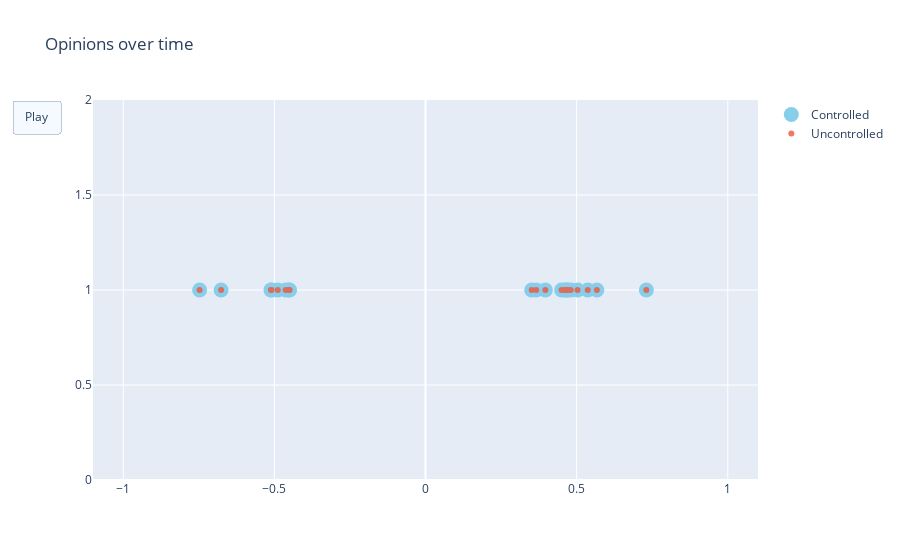

Source (notebook cell):
### Code cell
fig = go.Figure(
    data=[go.Scatter(x=c_xs[:, 0].flatten(), y=np.ones(eq.var_dim-1),
                         mode='markers',
                         name="Controlled", marker=dict(color='SkyBlue', size=15)),
         go.Scatter(x=uc_xs[:, 0].flatten(), y=np.ones(eq.var_dim-1),
                         mode='markers',
                         name="Uncontrolled", opacity=0.8)],
    layout=go.Layout(
        xaxis=dict(range=[-1.1, 1.1], autorange=False),
        yaxis=dict(range=[0, 2], autorange=False),
        title="Opinions over time",
        updatemenus=[dict(
            type="buttons",
            buttons=[dict(label="Play",
                          method="animate",
                          args=[None, {"frame": {"duration": 25, 
                                                                        "redraw": False},
                                                              "fromcurrent": True, 
                                                              "transition": {"duration": 0.1}}])])]
    ),
    frames=[go.Frame(data=[go.Scatter(x=c_xs[:, i].flatten(), y=np.ones(eq.var_dim-1),
                         mode='markers',
                         name="Controlled", marker=dict(color='SkyBlue', size=15)),
                          go.Scatter(x=uc_xs[:, i].flatten(), y=np.ones(eq.var_dim-1),
                         mode='markers',
                         name="Uncontrolled", opacity=0.8)]) for i in range(c_xs.shape[1])]
)
fig.update_layout(transition = {'duration': 0.1})
fig.show()

### Figure 1 — Plotly figure (JSON) as saved in the notebook; plotly's stock layout.template omitted (floating-point values rounded to 4 significant figures)
{"data": [{"marker": {"color": "SkyBlue", "size": 15}, "mode": "markers", "name": "Controlled", "type": "scatter", "x": [-0.6763, -0.5114, -0.4889, -0.4625, -0.7474, -0.4495, -0.5097, -0.4527, 0.5367, 0.3965, 0.3662, 0.4607, 0.4673, 0.5669, 0.4803, 0.7307, 0.4501, 0.4703, 0.503, 0.3513], "y": [1, 1, 1, 1, 1, 1, 1, 1, 1, 1, 1, 1, 1, 1, 1, 1, 1, 1, 1, 1]}, {"mode": "markers", "name": "Uncontrolled", "opacity": 0.8, "type": "scatter", "x": [-0.6763, -0.5114, -0.4889, -0.4625, -0.7474, -0.4495, -0.5097, -0.4527, 0.5367, 0.3965, 0.3662, 0.4607, 0.4673, 0.5669, 0.4803, 0.7307, 0.4501, 0.4703, 0.503, 0.3513], "y": [1, 1, 1, 1, 1, 1, 1, 1, 1, 1, 1, 1, 1, 1, 1, 1, 1, 1, 1, 1]}], "layout": {"title": {"text": "Opinions over time"}, "transition": {"duration": 0.1}, "updatemenus": [{"buttons": [{"args": [null, {"frame": {"duration": 25, "redraw": false}, "fromcurrent": true, "transition": {"duration": 0.1}}], "label": "Play", "method": "animate"}], "type": "buttons"}], "xaxis": {"autorange": false, "range": [-1.1, 1.1]}, "yaxis": {"autorange": false, "range": [0, 2]}}}
